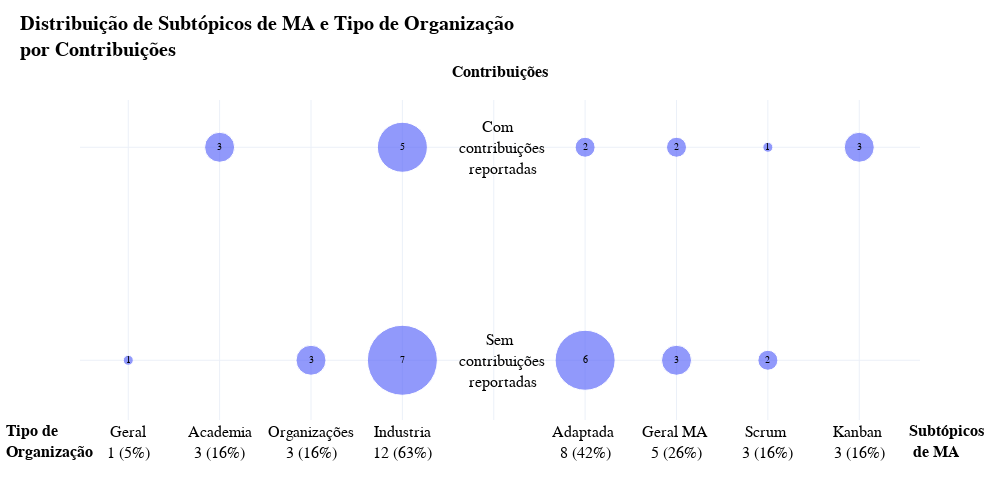

Notebook code for this chart:
### Markdown cell above
# RQ8 E RQ9 - DISTRIBUIÇÕES

### Code cell
df_metodos = df.copy()

df_metodos["RQ8_ObjectiveAM_BOOL"] = np.where(df_metodos["RQ8_ObjectiveAM"].isna(), "Sem objetivo<br>definido", "Com objetivo<br>definido")
df_metodos["RQ9_ContributionsResults_BOOL"] = np.where(df_metodos["RQ9_ContributionsResults"].isna(), "Sem contribuições<br>reportadas", "Com contribuições<br>reportadas")


df_metodos

pubs_rq4_rq9 = df_metodos.groupby(["RQ4_OrganizationType", "RQ9_ContributionsResults_BOOL"])["title"].count().reset_index()
pubs_rq4_rq9.columns = ["eixo_x", "eixo_y", "size"]

pubs_rq5_rq9 = df_metodos.groupby(["RQ5_SubtopicsAM", "RQ9_ContributionsResults_BOOL"])["title"].count().reset_index()
pubs_rq5_rq9.columns = ["eixo_x", "eixo_y", "size"]
pubs_rq5_rq9["eixo_x"] = pubs_rq5_rq9["eixo_x"].replace("Geral", "Geral MA")

blank_space = pd.DataFrame(columns = pubs_rq5_rq9.columns)
blank_space["eixo_y"] = list(pubs_rq5_rq9["eixo_y"].unique())
blank_space["eixo_x"] = blank_space["eixo_x"].fillna("")
blank_space["size"] = blank_space["size"].fillna(0)

pubs_rq5_rq4_rq9 = pd.concat([pubs_rq4_rq9, blank_space, pubs_rq5_rq9], ignore_index = True)

replace_dict = {
    "Industria": "Industria<br>12 (63%)", 
    "Organizações": "Organizações<br>3 (16%)", 
    "Academia": "Academia<br>3 (16%)", 
    "Geral": "Geral<br>1 (5%)",
    "Kanban": "Kanban <br>3 (16%)",
    "Scrum": "Scrum <br>3 (16%)",
    "Geral MA": "Geral MA <br>5 (26%)",
    "Adaptada": "Adaptada <br>8 (42%)",
    "Sem contribuições<br>reportadas":"Sem        <br>contribuições<br>reportadas  ",
    "Com contribuições<br>reportadas":"Com        <br>contribuições<br>reportadas  ",
}

for key in replace_dict:
    pubs_rq5_rq4_rq9 = pubs_rq5_rq4_rq9.replace(key, replace_dict[key])


fig_pub_topics =  go.Figure(
    data=[
        go.Scatter(
            x=pubs_rq5_rq4_rq9["eixo_x"], 
            y=pubs_rq5_rq4_rq9["eixo_y"], 
            marker_size=10*pubs_rq5_rq4_rq9['size'],
            mode='markers+text',
            text = [x if x != 0 else "" for x in pubs_rq5_rq4_rq9['size'] ],
            textposition='middle center'
        )], 
    layout=layout
)

fig_pub_topics.update_yaxes(
    categoryorder='array', 
    categoryarray= [
        "Sem        <br>contribuições<br>reportadas  ", "Com        <br>contribuições<br>reportadas  "
    ]
)

fig_pub_topics.update_xaxes(
    categoryorder='array', 
    categoryarray= [
        "Geral<br>1 (5%)", "Academia<br>3 (16%)", "Organizações<br>3 (16%)", "Industria<br>12 (63%)",
        "",
         "Adaptada <br>8 (42%)", "Geral MA <br>5 (26%)", "Scrum <br>3 (16%)", "Kanban <br>3 (16%)", 
    ]
)

fig_pub_topics.update_layout(
    yaxis=dict(
        anchor="free",
        overlaying="y",
        autoshift=True,
        shift=465,
        constraintoward = "center",
        tickfont = dict(size = 16),
    ),
    font=dict(
        color="black",
        size=10,
        family="Arial",
    ),
    xaxis = dict(tickfont = dict(size = 16)),
    title = dict(
        text = "<b>Distribuição de Subtópicos de MA e Tipo de Organização<br>por Contribuições </b>", 
        font = dict(size = 20),
        x = 0.02,
        y = 0.94,
    )
)

fig_pub_topics.add_annotation(
    text="<b>Tipo de <br>Organização</b>",
    xref="paper", yref="paper",
    x=-0.09, y=-0.13, 
    showarrow=False,
    font = {'family': "Arial", 'size': 16},
    align="left"
)

fig_pub_topics.add_annotation(
    text="<b>Subtópicos<br> de MA</b>",
    xref="paper", yref="paper",
    x=1.08, y=-0.13, 
    showarrow=False,
    font = {'family': "Arial", 'size': 16},
    align="left"
)

fig_pub_topics.add_annotation(
    text="<b>Contribuições</b>",
    xref="paper", yref="paper",
    x=0.50, y=1.12, 
    showarrow=False,
    font = {'family': "Arial", 'size': 16},
    align="left"
)
        
fig_pub_topics.show()

### Figure 1 — Plotly figure (JSON) as saved in the notebook; plotly's stock layout.template omitted (floating-point values rounded to 4 significant figures)
{"data": [{"marker": {"size": [30, 10, 50, 70, 30, 0, 0, 20, 60, 20, 30, 30, 10, 20]}, "mode": "markers+text", "text": ["3", "1", "5", "7", "3", "", "", "2", "6", "2", "3", "3", "1", "2"], "textposition": "middle center", "type": "scatter", "x": ["Academia<br>3 (16%)", "Geral<br>1 (5%)", "Industria<br>12 (63%)", "Industria<br>12 (63%)", "Organizações<br>3 (16%)", "", "", "Adaptada <br>8 (42%)", "Adaptada <br>8 (42%)", "Geral MA <br>5 (26%)", "Geral MA <br>5 (26%)", "Kanban <br>3 (16%)", "Scrum <br>3 (16%)", "Scrum <br>3 (16%)"], "y": ["Com        <br>contribuições<br>reportadas  ", "Sem        <br>contribuições<br>reportadas  ", "Com        <br>contribuições<br>reportadas  ", "Sem        <br>contribuições<br>reportadas  ", "Sem        <br>contribuições<br>reportadas  ", "Com        <br>contribuições<br>reportadas  ", "Sem        <br>contribuições<br>reportadas  ", "Com        <br>contribuições<br>reportadas  ", "Sem        <br>contribuições<br>reportadas  ", "Com        <br>contribuições<br>reportadas  ", "Sem        <br>contribuições<br>reportadas  ", "Com        <br>contribuições<br>reportadas  ", "Com        <br>contribuições<br>reportadas  ", "Sem        <br>contribuições<br>reportadas  "]}], "layout": {"annotations": [{"align": "left", "font": {"family": "Arial", "size": 16}, "showarrow": false, "text": "<b>Tipo de <br>Organização</b>", "x": -0.09, "xref": "paper", "y": -0.13, "yref": "paper"}, {"align": "left", "font": {"family": "Arial", "size": 16}, "showarrow": false, "text": "<b>Subtópicos<br> de MA</b>", "x": 1.08, "xref": "paper", "y": -0.13, "yref": "paper"}, {"align": "left", "font": {"family": "Arial", "size": 16}, "showarrow": false, "text": "<b>Contribuições</b>", "x": 0.5, "xref": "paper", "y": 1.12, "yref": "paper"}], "font": {"color": "black", "family": "Arial", "size": 10}, "height": 500, "title": {"font": {"size": 20}, "text": "<b>Distribuição de Subtópicos de MA e Tipo de Organização<br>por Contribuições </b>", "x": 0.02, "y": 0.94}, "width": 1000, "xaxis": {"autorange": true, "categoryarray": ["Geral<br>1 (5%)", "Academia<br>3 (16%)", "Organizações<br>3 (16%)", "Industria<br>12 (63%)", "", "Adaptada <br>8 (42%)", "Geral MA <br>5 (26%)", "Scrum <br>3 (16%)", "Kanban <br>3 (16%)"], "categoryorder": "array", "range": [-0.528, 8.665], "tickfont": {"size": 16}, "type": "category"}, "yaxis": {"anchor": "free", "autorange": true, "autoshift": true, "categoryarray": ["Sem        <br>contribuições<br>reportadas  ", "Com        <br>contribuições<br>reportadas  "], "categoryorder": "array", "constraintoward": "center", "overlaying": "y", "range": [-0.2805, 1.222], "shift": 465, "tickfont": {"size": 16}, "type": "category"}}}
